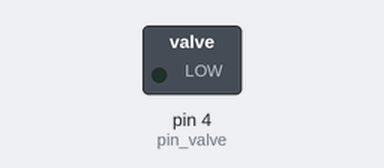
A sketch run on a simulated Arduino Uno, built with avr-gcc and run on an emulated ATmega328P. Parts: switched loads named in the sketch (green lamp = pin HIGH). The modem accepts every AT command (registered, SIM ready, sends succeed) and sends nothing else; pins used as bus, display or sensor lines are not drawn; what the sketch prints to the serial monitor is not drawn.

Above: at 0.1 s.
At 23.9 s:
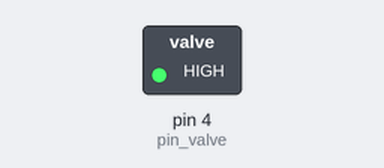
Timing chart, 0 to 25.4 s (numbered marks = the images above):
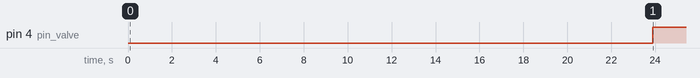

Measured:
- by itself, pin 4 (pin_valve): LOW → HIGH at 23.9 s

The sketch:

serv_control_adolfo.ino
```cpp
/*
Control de servicio de agua.
2019-08-19

al secuencia que sigue el programa es la siguiente:
1. Enciende modem (conecta internet, conecta a ubidots)
2. Envia posicion GPS como registro de activiodad.
3. Consulta dato de valvula en ubidots.
4. Aplica dato a la senal de valvula.
5. Apaga modem
6. Espera un tiempo determinado -wait_time-
7. Vuelve al punto 1.

*/

#include <SoftwareSerial.h>

// comunicacion serial con modulo telit
SoftwareSerial modem(10,11); // RX, TX

// pin para encender el modulo telit
#define PowerModem 7

// Key para acceder a cuenta ubidots
String TOKEN = "***************";
// accesso a cuenta ubidots
// user: serv_control190813
// pass: ***********
//
// gmail
// mail: serv.control190813@gmail.com
// pass: ******************


// Data del cliente - cliente_XXXX
String USER_AGENT = "cliente_0001"; //device name in ubidots
char *client = "cliente_0001";

// Posicion GPS
char *lat = "-33.400987";
char *lng = "-70.569238";

// tiempo de actualizacion del estado
// del servicio, en milisegundos
int wait_time = 1000;

int pin_valve = 4; // conexion senal valvula

// variables auxiliares
char *dev_name;
char *dev_var;
char *dev_value;
char buff[200];

void setup() {

  //Inicia los puertos seriales
  Serial.begin(9600); // Arduino-PC
  modem.begin(9600);  // Arduino-moduloTelit

  pinMode(pin_valve,OUTPUT);
}

void loop() {

  // limpia buffer inicial
  modem.listen();

  // inicializa modem -177-
  modem_init();

  // envia estado del dispositivo y posicion gps
  modem_send(client,"last_conn", 1, lat, lng);

  // vaciando buffer
  modem.listen();

  // solo espera entre consultas
  delay(1000);

  // obtiene estado de la valvula y lo almacena en la variable servicio
  int servicio = modem_get(client,"servicio");
  Serial.print("received = ");
  Serial.println(servicio);

  // Cambia la senal de la valvula en base al valor recibido.
  // *reverse logic*
  if(servicio == 1){
    digitalWrite(pin_valve,LOW);
  }else{
    digitalWrite(pin_valve,HIGH);
  }

  modem.listen();

  // apaga el modem
  modem_off();

  // mensajes de debug
  Serial.print("awaiting ");Serial.print(wait_time);Serial.println("ms until next cycle. ALL_DONE!\n\n");
  delay(wait_time);

}


int modem_get(char* nam, char* var){
  // Consulta datos a ubidots
  // modem_get(device_label, variable_label)

  // solicitud  de datos
  String to_get = ""; //{useragent}|LV|{token}|{device_label}:{variable_label}|end
  to_get += USER_AGENT + "|LV|" + TOKEN + "|" + nam + ":" + var + "|end";

  // comando AT para enviar data desde modem
  modem.println("AT#SSEND=1"); //Enviar datos
  serial_thing(0);

  // envia solicitud.
  modem.print(to_get);
  modem.write(0x1A); // caracter de fin de instruccion.

  Serial.println(to_get);

  Serial.print("Getting data for ");Serial.print(nam);Serial.print("|");Serial.print(var);
  int att = 0;

  // intenta obtener el dato hasta 10 veces
  while(att < 10){

    modem.println("AT#SRECV=1,50"); //comando AT para recibir datos
    Serial.print(".");
    serial_thing(0);

    // busca entre los datos recibidos OK y SRECV
    if (strstr(buff,"OK") && strstr(buff,"SRECV") ){
      Serial.println("DONE");
      //just in case, muestra lo que hay en buffer
      // Serial.println("-----------------------");
      // for (int i=0; i<200 ;i++){
      //   Serial.print(buff[i]);
      // }
      // Serial.println("-----------------------");

      // retorna el dato recibido
      if(strstr(buff,"OK|0"))
        return 0;
      if(strstr(buff,"OK|1"))
        return 1;

      break;
    }
    att++;
    if (att>5)
      Serial.println("FAIL"); // a la quinta vez empezara a decir que fallo
  }

}

void modem_send(char* nam, char* var, int some_int, char* lat, char* lng){
  // envia datos a ubidots

  //this WA convert an int into char
  //idk how to make it func
  char val[10];
  itoa(some_int, val,10);

  //mbed/1.2|POST|p4uuT2OIIFJwv7ncTVfoVqcfImwRQW|my-device=>temperature:14,position:0$lat=6.2$lng=-76.3|end

  // formamos solicitud de envio
  String to_send = "";
  to_send += USER_AGENT + "|POST|" + TOKEN + "|" + nam + "=>" + var + ":" + val + ",positon:0$lat=" + lat + "$lng=" + lng + "|end";

  // commando AT para envio de data
  modem.println("AT#SSEND=1"); //Enviar datos
  serial_thing(0);

  // se envia solicitud
  modem.print(to_send);
  modem.write(0x1A); // caracter de fin de instruccion

  Serial.print("Sending data to ");
  Serial.print(nam);Serial.print(".");Serial.print(var);Serial.print("=");Serial.print(val);
  serial_thing(0);

  // se intenta multiples veces recibir el dato hasta que la respuesta contenga 'OK'
  while(1){
    modem.println("AT#SRECV=1,15"); //recibir datos
    Serial.print(".");
    serial_thing(0);

    delay(2000);

    if (strstr(buff,"OK")){
      Serial.println("DONE");
      //just in case
      //Serial.println("-----------------------");
      //for (int i=0; i<200 ;i++){
      //  Serial.print(buff[i]);
      //}
      //Serial.println("-----------------------");
      break;
    }

  }

}


void modem_init(){
  // enciende el modem y lo conecta a
  // la red

  Serial.print("Turn on Modem: ");
  pinMode(PowerModem, OUTPUT);
  digitalWrite(PowerModem, HIGH);  //Para iniciar el modem
  delay(2000);
  digitalWrite(PowerModem, LOW);   //Para iniciar el modem
  delay(2000);
  digitalWrite(PowerModem, HIGH);  //Para iniciar el modem

  Serial.println("DONE"); // modem encendido

  serial_thing(0);

  serial_thing(0);

  // seteo proveedor 'APN'
  modem.println("AT+CGDCONT=1,\"IP\",\"imovil.entelpcs.cl\"");

  serial_thing(0);

  // solicita IP
  modem.println("ATE0");
  serial_thing(0);

  // intenta reiteradas veces hata obtener una IP
  Serial.print("Getting IP: ");
  while(1){
    modem.println("AT#SGACT=1,1");   //pide IP
    Serial.print(".");
    serial_thing(0);

    delay(2000);

    if (strstr(buff,"OK")){
      Serial.println("DONE");

      Serial.println("-----------------------");
      for (int i=0; i<200 ;i++){
        Serial.print(buff[i]);
      }
      Serial.println("-----------------------");
      break;
    }

  }

  // conexion con el sitio ubidots
  Serial.print("Open socket to ubidots TCP: ");
  modem.println("AT#SD=1,0,9012,\"translate.ubidots.com\",0,0,1");
  serial_thing(0);
  //this never goes wrong
  Serial.println("DONE");

}


// funcion auxiliar que sirve para
// espera comunicacion serial e intentar determinadas veces.
void serial_thing(boolean debug){
  delay(300);
  for (int i=0; i<200 ;i++)
    buff[i] = '\0';

  if(debug)
    Serial.println("awaiting response...");

  unsigned long tim = millis();
  unsigned long t_count = 0;
  while(modem.available() == 0){
    t_count = millis() - tim;

    if (t_count > 4000 ){
      Serial.println("nothing to show before 3s.");
      break;
    }
  }

  int ct = 0;
  while(modem.available()>0){
    buff[ct] = modem.read();
    ct++;
    delay(1);
  }

  if(debug){
    Serial.print("\nI've got this after  ");
    Serial.print(t_count);
    Serial.println("ms");

    for (int i=0; i<ct ;i++){
      Serial.print(buff[i]);
    }

    Serial.println("\nend.");
  }
}

// apagado de modem
void modem_off(){

  Serial.print("Turn off modem: ");
  modem.println("AT#SH=1"); //Finaliza conexion
  serial_thing(0);

  digitalWrite(PowerModem,LOW);
  delay(1000);
  Serial.println("DONE\n\n");
}
```
